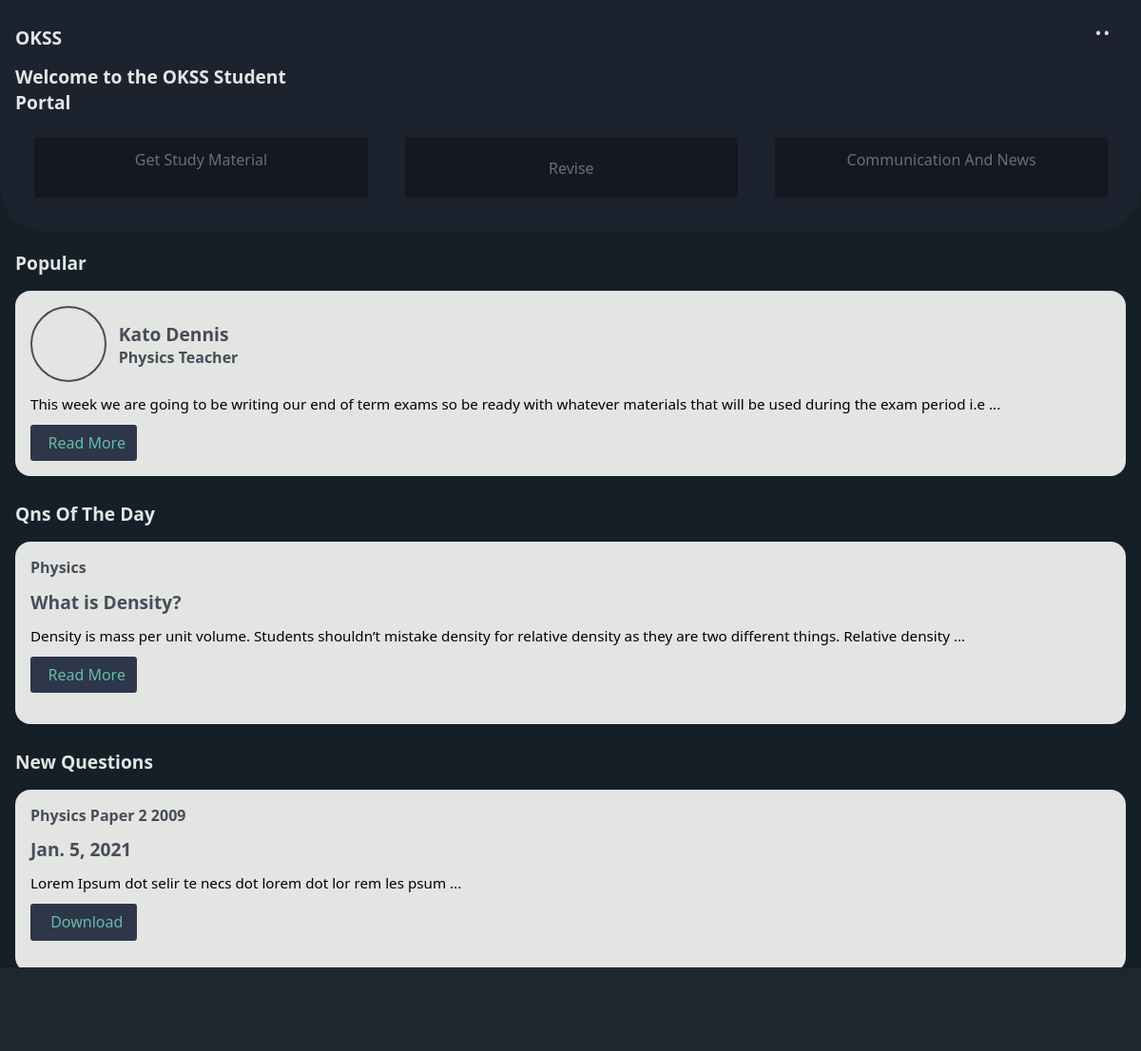
The page / on the database its author committed.
### home/models.py (models this page shows, shortened)
class Popular(models.Model):
	name = models.CharField(max_length=255)
	title = models.CharField(max_length=255)
	message = models.TextField()
	def snippet(self):
		return self.message[0:140] + '...'

class QuestionOTD(models.Model):
	subject = models.CharField(max_length=255)
	question = models.CharField(max_length=255)
	answer = models.TextField()
	def __str__(self):
		return self.question
	def snippet(self):
		return self.answer[0:140] + '...'

### subjects/models.py (models this page shows, shortened)
class Subject(models.Model):
	category = models.CharField(max_length=255)
	title = models.CharField(max_length=255)
	file = models.FileField()
	upload_date = models.DateField(auto_now_add=True)
	upload_time = models.TimeField(auto_now_add=True)

### home/views.py (the view)
# urls.py: path('', views.homepage, name="homepage"),
def homepage(request):
	popular = models.Popular.objects.get(id=1)
	questionotd = models.QuestionOTD.objects.get(id=1)
	subject = Subject.objects.latest('id')
	return render(request, 'home/index.html', {"popular": popular, "question": questionotd, "subject": subject})

### home/templates/home/index.html (shortened to what this page needs)
{% load static %}
<!DOCTYPE html>
<html lang="en">
<head>
    <link rel="stylesheet" href="{% static 'stylesheets/fontello/fontello.css' %}">
    <link rel="stylesheet" href="{% static 'stylesheets/styles.css' %}">
</head>
<body>
    <nav class="fake-nav">
    </nav>
    <div class="body-wrapper">
        <header>
            <div class="site-title">
                <h4>OKSS</h4>
                <p class="periods">..</p>
            </div>
            <div class="slogan">
                <h4>
                    Welcome to the OKSS Student <br>
                    Portal
                </h4>
            </div>
            <div class="activities">
                <div class="activity-one">
                    Get Study Material
                </div>
                <div class="activity-two">
                    Revise
                </div>
                <div class="activity-three">
                    Communication And News
                </div>
            </div>
        </header>
        <main>
            <article class="article-1">
                <h4>Popular</h4>
                <div class="article-content">
                    <div class="article-head">
                        <div class="img-field"><span class="icon-user-o"></span></div>
                        <div class="article-titles">
                            <h5>{{popular.name}}</h5>
                            <h6>{{popular.title}}</h6>
                        </div>
                    </div>
                    <div class="article-body">
                        {{popular.snippet}}
                    </div>
                    <div parent="popular" class="read-more">
                        Read More
                    </div>
                </div>
            </article>
            <article class="article-2">
                <h4>Qns Of The Day</h4>
                <div class="article-content">
                    <div class="article-head">
                        <h6>{{question.subject}}</h6>
                        <h5>{{question}}</h5>
                    </div>
                    <div class="article-body">
                        {{question.snippet}}
                    </div>
                    <div class="read-more" parent="question">
                        Read More
                    </div>
                </div>
            </article>
            <article class="article-3">
                <h4>New Questions</h4>
                <div class="article-content">
                    <div class="article-head">
                        <h6>{{subject.title}}</h6>
                        <h5>{{subject.upload_date}}</h5>
                    </div>
                    <div class="article-body">
                        Lorem Ipsum dot selir te necs dot lorem dot lor rem
                        les psum ...
                    </div>
                    <div class="read-more" role="download">
                        Download
                    </div>
                </div>
            </article>
        </main>
    </div>
</body>
</html>

### assets/stylesheets/styles.css (style rules this page uses)
:root { --green: #64bda4; }
* { padding: 0; margin: 0; font-family: 'Segoe UI', Tahoma, Geneva, Verdana, sans-serif; box-sizing: border-box; -webkit-font-smoothing: antialiased; }
body { background: #151f27; }
h4 { color: #e3e5e4; font-weight: 600; font-size: 1.2em; }
h5 { color: #494c59; font-size: 1.2em; font-weight: 600; }
h6 { color: #494c59; font-size: 1em; }
header { background: #1c232e; border-radius: 0 0 3em 3em; padding: 1.2em 1em; position: relative; }
.site-title, .slogan h4 { padding: .4em 0; }
.site-title p { position: absolute; right: 1em; top: .1em; font-size: 2em; color: #e3e5e4; }
.activities { display: flex; justify-content: space-around; margin-top: 1em; margin-bottom: 1em; }
.activities div { min-width: 30%; text-align: center; background: rgba(0,0,0,0.3); margin-left: .1em; height: 4em; padding: .8em 0 0 0; color: #686f79; border-radius: .2em; }
.activities .activity-two { line-height: 2.5em; }
main { padding: 1.2em 1em; }
article .article-content { min-height: 12em; background: #e3e5e3; margin: 1em 0 0 0; border-radius: 1em; box-shadow: 0 0 0 1px 3px rgba(0,0,0,0.1); padding: 1em; }
.article-1 .article-content .article-head { display: flex; }
.article-1 .article-content .article-head .img-field { width: 5em; height: 5em; border: 2px solid #494c59; border-radius: 50%; }
article .article-content .article-head .article-titles { padding: 1em .8em; }
article .article-body { font-size: 0.95em; padding: .8em 0; }
article .read-more { width: 7em; height: 2.4em; line-height: 2.4em; padding-left: .4em; color: var(--green); background: #2e3649; border-radius: .2em; text-align: center; }
.article-2, .article-3 { margin-top: 1.6em; }
.article-2 h5, .article-3 h5 { padding-top: .6em; font-weight: 600; }
.body-wrapper { height: 92vh; overflow-y: scroll; }
.fake-nav { width: 100%; height: 8vh; position: fixed; bottom: 0; background: #1d2730; display: flex; justify-content: space-around; }
.article-head .img-field { text-align: center; }
.article-head .img-field span { display: inline-block; width: inherit; height: inherit; font-size: 3em; font-weight: 200; }

### rows shown on the page
Popular: name "Kato Dennis", title "Physics Teacher", snippet "This week we are going to be writing our end of term exams so be ready with whatever materials that will be used during the exam period i.e ..."
QuestionOTD: subject "Physics", question "What is Density?", snippet "Density is mass per unit volume. Students shouldn’t mistake density for relative density as they are two different things. Relative density ..."
Subject: title "Physics Paper 2 2009", upload_date "Jan. 5, 2021"
